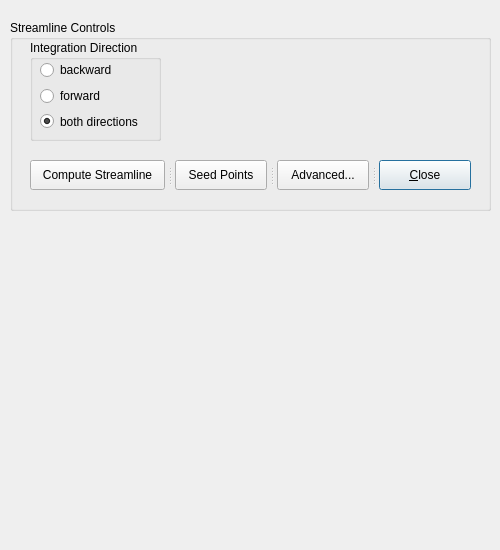
<?xml version="1.0" encoding="UTF-8"?>
<ui version="4.0">
 <class>streamlinesDialog</class>
 <widget class="QDialog" name="streamlinesDialog">
  <property name="geometry">
   <rect>
    <x>0</x>
    <y>0</y>
    <width>500</width>
    <height>550</height>
   </rect>
  </property>
  <property name="sizePolicy">
   <sizepolicy hsizetype="Fixed" vsizetype="Fixed">
    <horstretch>0</horstretch>
    <verstretch>0</verstretch>
   </sizepolicy>
  </property>
  <property name="minimumSize">
   <size>
    <width>500</width>
    <height>550</height>
   </size>
  </property>
  <property name="maximumSize">
   <size>
    <width>500</width>
    <height>550</height>
   </size>
  </property>
  <property name="windowTitle">
   <string>Streamlines</string>
  </property>
  <widget class="QGroupBox" name="groupBox">
   <property name="geometry">
    <rect>
     <x>10</x>
     <y>20</y>
     <width>481</width>
     <height>191</height>
    </rect>
   </property>
   <property name="title">
    <string>Streamline Controls</string>
   </property>
   <widget class="QGroupBox" name="groupBox_2">
    <property name="geometry">
     <rect>
      <x>20</x>
      <y>20</y>
      <width>131</width>
      <height>101</height>
     </rect>
    </property>
    <property name="title">
     <string>Integration Direction</string>
    </property>
    <widget class="QWidget" name="layoutWidget">
     <property name="geometry">
      <rect>
       <x>10</x>
       <y>20</y>
       <width>101</width>
       <height>71</height>
      </rect>
     </property>
     <layout class="QVBoxLayout" name="verticalLayout">
      <item>
       <widget class="QRadioButton" name="integrationDirectionBackward">
        <property name="text">
         <string>backward</string>
        </property>
       </widget>
      </item>
      <item>
       <widget class="QRadioButton" name="integrationDirectionForward">
        <property name="text">
         <string>forward</string>
        </property>
       </widget>
      </item>
      <item>
       <widget class="QRadioButton" name="integrationDirectionBothDirections">
        <property name="text">
         <string>both directions</string>
        </property>
        <property name="checked">
         <bool>true</bool>
        </property>
       </widget>
      </item>
     </layout>
    </widget>
   </widget>
   <widget class="QSplitter" name="splitter">
    <property name="geometry">
     <rect>
      <x>20</x>
      <y>140</y>
      <width>441</width>
      <height>30</height>
     </rect>
    </property>
    <property name="orientation">
     <enum>Qt::Horizontal</enum>
    </property>
    <property name="handleWidth">
     <number>10</number>
    </property>
    <widget class="QPushButton" name="computeStreamlineButton">
     <property name="text">
      <string>Compute Streamline</string>
     </property>
    </widget>
    <widget class="QPushButton" name="seedPointsButton">
     <property name="text">
      <string>Seed Points</string>
     </property>
    </widget>
    <widget class="QPushButton" name="advancedButton">
     <property name="text">
      <string>Advanced...</string>
     </property>
    </widget>
    <widget class="QPushButton" name="closeButton">
     <property name="text">
      <string>&amp;Close</string>
     </property>
     <property name="default">
      <bool>true</bool>
     </property>
    </widget>
   </widget>
  </widget>
 </widget>
 <tabstops>
  <tabstop>integrationDirectionBackward</tabstop>
  <tabstop>integrationDirectionForward</tabstop>
  <tabstop>integrationDirectionBothDirections</tabstop>
  <tabstop>computeStreamlineButton</tabstop>
  <tabstop>seedPointsButton</tabstop>
  <tabstop>advancedButton</tabstop>
  <tabstop>closeButton</tabstop>
 </tabstops>
 <resources/>
 <connections>
  <connection>
   <sender>closeButton</sender>
   <signal>clicked()</signal>
   <receiver>streamlinesDialog</receiver>
   <slot>close()</slot>
   <hints>
    <hint type="sourcelabel">
     <x>396</x>
     <y>178</y>
    </hint>
    <hint type="destinationlabel">
     <x>420</x>
     <y>236</y>
    </hint>
   </hints>
  </connection>
 </connections>
</ui>
